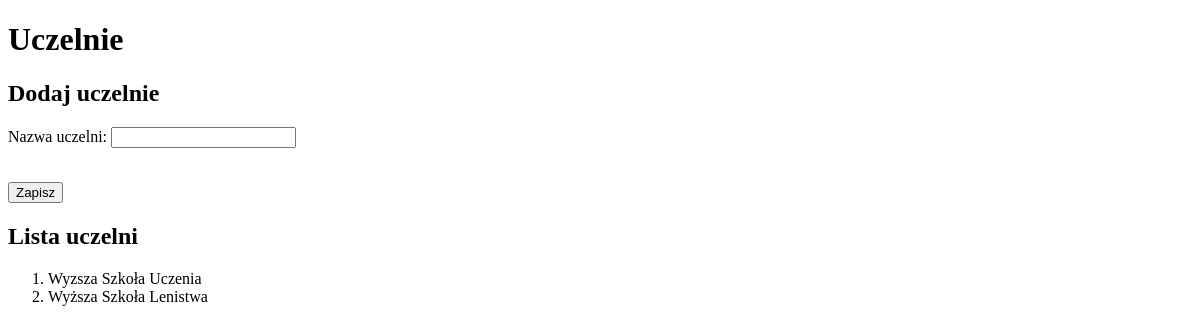
The app's page /studenci/uczelnie/, older data.
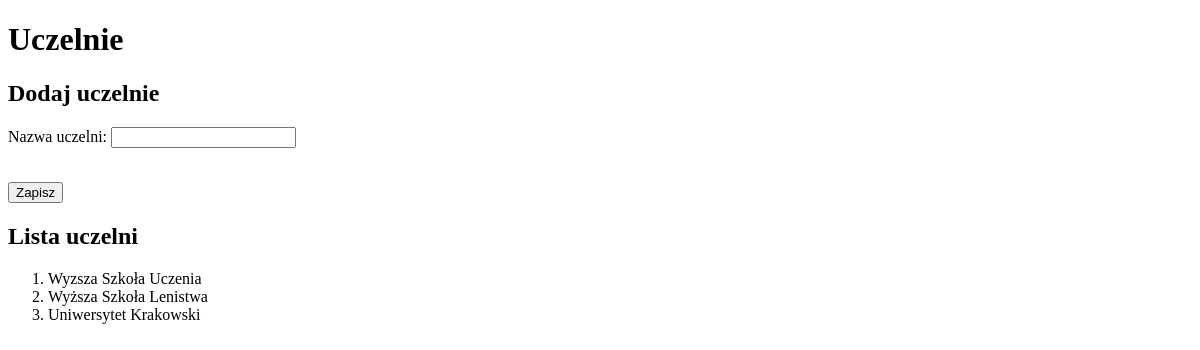
The same page, newer data.
### studenci/models.py (models this page shows, shortened)
class Uczelnia(models.Model):
    nazwa = models.CharField(verbose_name='uczelnia', max_length=30)
    class Meta:
        verbose_name_plural = "uczelnie"

### studenci/views.py (the view)
# urls.py: path('uczelnie/', views.uczelnie, name='uczelnie'),
def uczelnie(request):
    if request.method == 'POST':
        form = UczelniaForm(request.POST)
        if form.is_valid():
            print(form.cleaned_data)
            u = Uczelnia(nazwa=form.cleaned_data['nazwa'])
            u.save()
            messages.success(request, "Poprawnie dodano dane!")
            return redirect(reverse('studenci:uczelnie'))
        else:
            messages.error(request, "Niepoprawne dane!")
    else:
        form = UczelniaForm()
    uczelnie = Uczelnia.objects.all()
    kontekst = {'uczelnie': uczelnie, 'form': form}
    return render(request, 'studenci/uczelnie.html', kontekst)

### studenci/forms.py
class UczelniaForm(forms.Form):
    nazwa = forms.CharField(
        label="Nazwa uczelni",
        max_length=30,
        widget=forms.TextInput()
    )

### studenci/templates/studenci/uczelnie.html (shortened to what this page needs)
{% extends 'szablon.html' %}
{% block naglowek %}Uczelnie{% endblock naglowek %}
{% block tresc %}
<h2>Dodaj uczelnie</h2>
    <form action="." method="POST">
        {{ form.as_p }}
        <br>
        <input type="submit" value="Zapisz">
    </form>
<h2>Lista uczelni</h2>
<ol>
    {% for uczelnia in uczelnie %}
        <li>{{ uczelnia.nazwa }}</li>
    {% endfor %}
</ol>
{% endblock tresc %}

Row changes from the older to the newer data that the page shows:
added Uczelnia: nazwa "Uniwersytet Krakowski"
